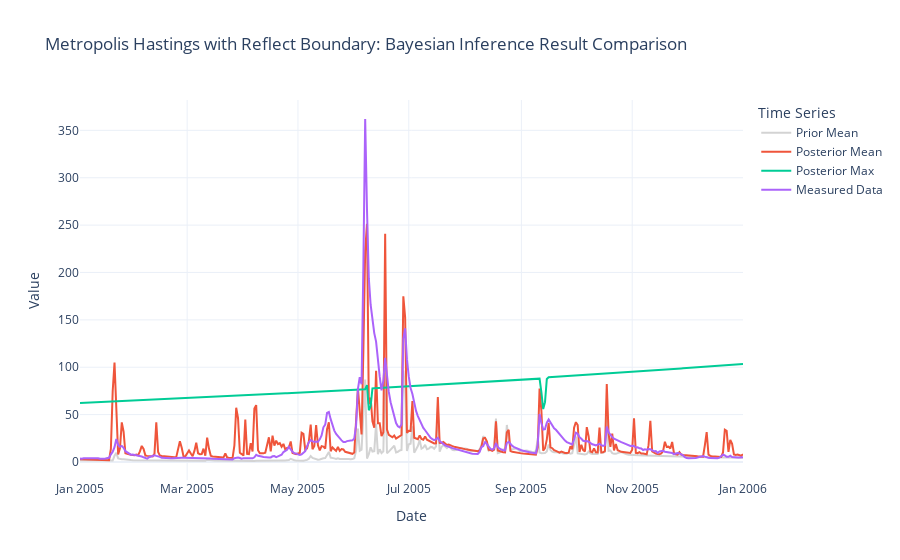

Write notebook code for a chart like this one.
### Code cell
fig = go.Figure()
model.get_start_date
dates = model.get_simulation_range()
fig.add_trace(
    go.Scatter(
        x=dates,
        y=prior_means,
        mode="lines",
        name="Prior Mean",
        line=dict(color="lightgrey"),
    )
)
fig.add_trace(
    go.Scatter(x=dates, y=posterior_mean, mode="lines", name="Posterior Mean")
)
fig.add_trace(go.Scatter(x=dates, y=posterior_max, mode="lines", name="Posterior Max"))
fig.add_trace(go.Scatter(x=dates, y=measured_data, mode="lines", name="Measured Data"))

# Update layout
fig.update_layout(
    title="Metropolis Hastings with Reflect Boundary: Bayesian Inference Result Comparison",
    xaxis_title="Date",
    yaxis_title="Value",
    legend_title="Time Series",
    hovermode="x unified",
    template="plotly_white",
)

fig.show()

### Figure 1 — Plotly figure (JSON) as saved in the notebook; plotly's stock layout.template omitted (floating-point values rounded to 4 significant figures; data arrays with more than 128 entries replaced by an {"elided": "..."} marker saying what was removed)
{"data": [{"line": {"color": "lightgrey"}, "mode": "lines", "name": "Prior Mean", "type": "scatter", "x": {"elided": "366 str values"}, "y": {"elided": "366 float values"}}, {"mode": "lines", "name": "Posterior Mean", "type": "scatter", "x": {"elided": "366 str values"}, "y": {"elided": "366 float values"}}, {"mode": "lines", "name": "Posterior Max", "type": "scatter", "x": {"elided": "366 str values"}, "y": {"elided": "366 float values"}}, {"mode": "lines", "name": "Measured Data", "type": "scatter", "x": {"elided": "366 str values"}, "y": {"elided": "366 float values"}}], "layout": {"hovermode": "x unified", "legend": {"title": {"text": "Time Series"}}, "title": {"text": "Metropolis Hastings with Reflect Boundary: Bayesian Inference Result Comparison"}, "xaxis": {"title": {"text": "Date"}}, "yaxis": {"title": {"text": "Value"}}}}
